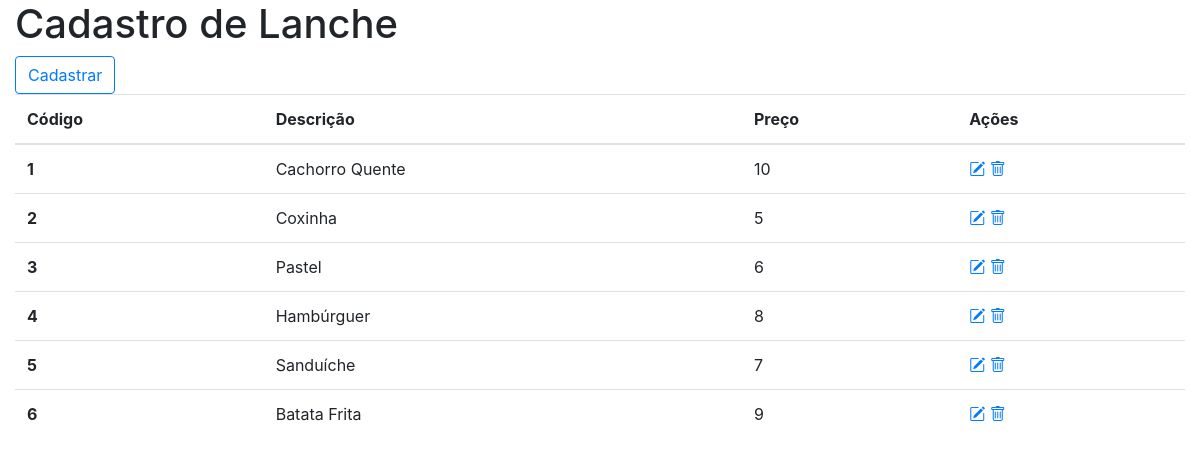
The page /src/view/indexLanche.php on the database its author committed.
### tables this page shows
CREATE TABLE `lanche` (
  `codigo` int(11) NOT NULL,
  `descricao` varchar(500) NOT NULL,
  `preco` int(11) NOT NULL
);

### src/controller/lancheController.php (called while the page is built, shortened)
<?php
require "../model/conexao.php";
require "../model/lanche.php";
include "variaveisLanche.php";
$objLanche = new Lanche();
$objLanche->setCodigo($codigo);
$objLanche->setDescricao($descricao);
$objLanche->setPreco($preco);
$lanche = $objLanche->listarTodos($conexao);

### src/model/lanche.php (called while the page is built, shortened)
<?php
class Lanche
{
    public function listarTodos($conexao)
    {
        $comandosql = "Select * from lanche";
        $dados = $conexao->query($comandosql);
        return $dados;
    }
}

### src/view/indexLanche.php (the view, shortened to what this page needs)
<?php
include "header.php";
include "modalLanche.php";
require "../controller/lancheController.php";
?>
<body class="container-fluid">
<h1> Cadastro de Lanche</h1>
<button type="button" class="btn btn-outline-primary"
data-toggle="modal" data-target="#cadLanche">Cadastrar</button>
<div>
<table class="table table-hover">
  <thead>
    <tr>
      <th scope="col">Código</th>
      <th scope="col">Descrição</th>
      <th scope="col">Preço</th>
      <th scope="col">Ações</th>
    </tr>
  </thead>
  <tbody>
    <?php
    while ($objLanche = $lanche -> fetch_object()) {
    ?>
    <tr>
      <th scope="row"><?php echo $objLanche->codigo;?></th>
      <td><?php echo $objLanche->descricao;?></td>
      <td><?php echo $objLanche->preco;?></td>
      <td>
      <a href="editarLanche.php?id=<?php echo $objLanche->codigo?>&acao=editar">
      <i class="bi bi-pencil-square"></i></a>
      <a href="#" onclick="javascript: if (confirm('Você realmente deseja excluir este lanche'))location.href='../controller/lancheController.php?id=<?php echo $objLanche->codigo ?>&acao=excluir'">
      <i class="bi bi-trash"></i> </a>
    </td>
    </tr>
    <?php }?>
  </tbody>
</table>
</div>
</body>
</html>

### rows shown on the page
lanche: codigo "1", descricao "Cachorro Quente", preco "10"
lanche: codigo "2", descricao "Coxinha", preco "5"
lanche: codigo "3", descricao "Pastel", preco "6"
lanche: codigo "4", descricao "Hambúrguer", preco "8"
lanche: codigo "5", descricao "Sanduíche", preco "7"
lanche: codigo "6", descricao "Batata Frita", preco "9"
